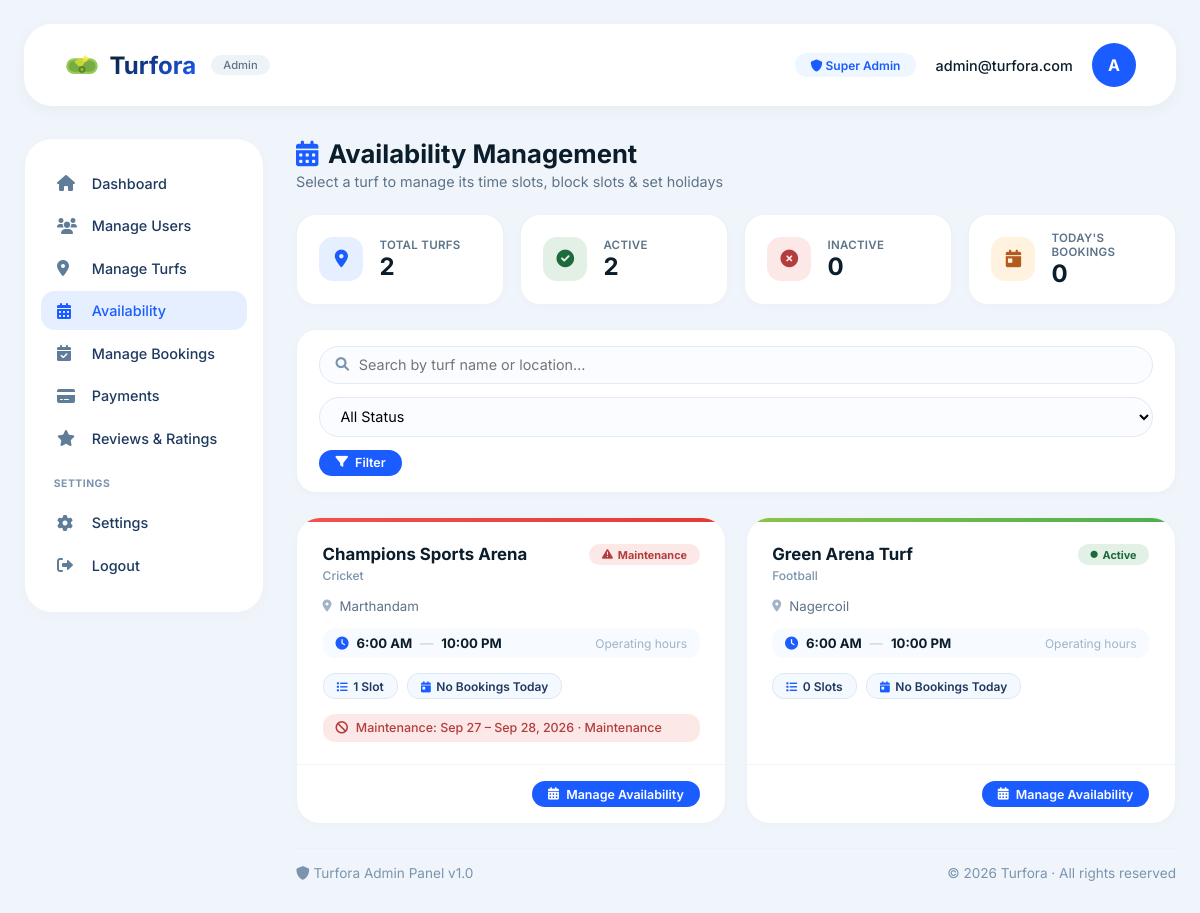
/admin_availability/, run on the app's committed database.
### turforaapp/models.py (models this page shows, shortened)
class Turf(models.Model):
    turf_name = models.CharField(max_length=100)
    location = models.CharField(max_length=100)
    turf_type = models.CharField(max_length=50)
    image = models.ImageField(upload_to='turf_images/', blank=True, null=True)
    description = models.TextField()
    price_per_hour = models.DecimalField(max_digits=10, decimal_places=2)
    available_facilities = models.TextField()
    rating = models.DecimalField(max_digits=3, decimal_places=1, default=0.0)
    address = models.CharField(max_length=255)
    opening_time = models.TimeField()
    closing_time = models.TimeField()
    is_active = models.BooleanField(default=True)

class TurfHoliday(models.Model):
    STATUS_CHOICES = [
        ('maintenance', 'Maintenance'),
        ('holiday', 'Holiday'),
        ('inactive', 'Inactive'),
    ]
    turf = models.ForeignKey(Turf, on_delete=models.CASCADE)
    start_date = models.DateField()
    end_date = models.DateField()
    status = models.CharField(max_length=20, choices=STATUS_CHOICES)
    reason = models.CharField(max_length=200)

### turforaapp/views.py (the view)
# urls.py: path('admin_availability/', views.admin_availability, name='admin_availability'),
def admin_availability(request):
    query = request.GET.get('q', '').strip()
    status_filter = request.GET.get('status', '').strip()
    turfs = Turf.objects.all().order_by('turf_name')
    if query:
        turfs = turfs.filter(
            Q(turf_name__icontains=query) |
            Q(location__icontains=query)
        )
    if status_filter == 'active':
        turfs = turfs.filter(is_active=True)
    elif status_filter == 'inactive':
        turfs = turfs.filter(is_active=False)
    today = timezone.localdate()
    turf_data = []
    for turf in turfs:
        slot_count = TurfSlot.objects.filter(turf=turf).count()
        bookings_today = Booking.objects.filter(turf=turf, booking_date=today).count()
        holiday_active = TurfHoliday.objects.filter(
            turf=turf,
            start_date__lte=today,
            end_date__gte=today
        ).first()
        turf_data.append({
            'turf': turf,
            'slot_count': slot_count,
            'bookings_today': bookings_today,
            'holiday': holiday_active,
        })
    total_turfs = Turf.objects.count()
    active_turfs = Turf.objects.filter(is_active=True).count()
    inactive_turfs = Turf.objects.filter(is_active=False).count()
    total_bookings_today = Booking.objects.filter(booking_date=today).count()
    context = {
        'turf_data': turf_data,
        'query': query,
        'status_filter': status_filter,
        'total_turfs': total_turfs,
        'active_turfs': active_turfs,
        'inactive_turfs': inactive_turfs,
        'total_bookings_today': total_bookings_today,
        'today': today,
    }
    return render(request, 'admin_availability.html', context)

### turforaapp/templates/admin_availability.html (shortened to what this page needs)
<!DOCTYPE html>
<html lang="en">
<head>
    <link rel="stylesheet" href="https://cdnjs.cloudflare.com/ajax/libs/font-awesome/6.0.0-beta3/css/all.min.css" />
</head>
<body>
    <div class="admin-wrapper">
        <header class="admin-header">
            <div class="logo">
                <span>Turfora</span>
                <small>Admin</small>
            </div>
            <div class="admin-info">
                <span class="badge"><i class="fas fa-shield-alt"></i> Super Admin</span>
                <span style="font-weight:500;font-size:0.9rem;">admin@turfora.com</span>
                <div class="avatar">A</div>
            </div>
        </header>
        <div class="dashboard-layout">
            <aside class="sidebar">
                <a href="{% url 'admin_dashboard' %}" class="menu-item"><i class="fas fa-home"></i> Dashboard</a>
                <a href="{% url 'manageusers' %}" class="menu-item"><i class="fas fa-users"></i> Manage Users</a>
                <a href="{% url 'manageturfs' %}" class="menu-item"><i class="fas fa-map-marker-alt"></i> Manage Turfs</a>
                <a href="{% url 'admin_availability' %}" class="menu-item active"><i class="fas fa-calendar-alt"></i> Availability</a>
                <a href="{% url 'managebookings' %}" class="menu-item"><i class="fas fa-calendar-check"></i> Manage Bookings</a>
                <a href="{% url 'managepayments' %}" class="menu-item"><i class="fas fa-credit-card"></i> Payments</a>
                <a href="{% url 'admin_reviews_ratings' %}" class="menu-item"><i class="fas fa-star"></i> Reviews & Ratings</a>
                <h4>settings</h4>
                <a href="#" class="menu-item"><i class="fas fa-cog"></i> Settings</a>
                <a href="#" class="menu-item"><i class="fas fa-sign-out-alt"></i> Logout</a>
            </aside>
            <div class="main-content">
                <div class="page-header">
                    <div>
                        <h2><i class="fas fa-calendar-alt"></i> Availability Management</h2>
                        <p class="subtitle">Select a turf to manage its time slots, block slots &amp; set holidays</p>
                    </div>
                </div>
                <div class="stat-strip">
                    <div class="stat-chip">
                        <div class="chip-icon blue">
                            <i class="fas fa-map-marker-alt"></i>
                        </div>
                        <div>
                            <div class="chip-label">Total Turfs</div>
                            <div class="chip-value">{{ total_turfs }}</div>
                        </div>
                    </div>
                    <div class="stat-chip">
                        <div class="chip-icon green">
                            <i class="fas fa-check-circle"></i>
                        </div>
                        <div>
                            <div class="chip-label">Active</div>
                            <div class="chip-value">{{ active_turfs }}</div>
                        </div>
                    </div>
                    <div class="stat-chip">
                        <div class="chip-icon red">
                            <i class="fas fa-times-circle"></i>
                        </div>
                        <div>
                            <div class="chip-label">Inactive</div>
                            <div class="chip-value">{{ inactive_turfs }}</div>
                        </div>
                    </div>
                    <div class="stat-chip">
                        <div class="chip-icon orange">
                            <i class="fas fa-calendar-day"></i>
                        </div>
                        <div>
                            <div class="chip-label">Today's Bookings</div>
                            <div class="chip-value">{{ total_bookings_today }}</div>
                        </div>
                    </div>
                </div>
                <form method="GET" action="{% url 'admin_availability' %}">
                    <div class="filter-bar">
                        <div class="search-wrap">
                            <i class="fas fa-search"></i>
                            <input
                                type="text"
                                name="q"
                                id="searchInput"
                                placeholder="Search by turf name or location…"
                                value="{{ query }}"
                                autocomplete="off"
                            />
                        </div>
                        <select name="status" id="statusFilter">
                            <option value="">All Status</option>
                        </select>
                        <button type="submit" class="btn btn-primary btn-sm">
                            <i class="fas fa-filter"></i> Filter
                        </button>
                    </div>
                </form>
                {% if turf_data %}
                <div class="turf-grid">
                    {% for item in turf_data %}
                    {% with turf=item.turf %}
                    <div class="turf-card">
                        {% if item.holiday %}
                        <div class="card-stripe stripe-holiday"></div>
                        {% elif turf.is_active %}
                        <div class="card-stripe stripe-active"></div>
                        {% else %}
                        <div class="card-stripe stripe-inactive"></div>
                        {% endif %}
                        <div class="card-body">
                            <div class="card-top">
                                <div>
                                    <div class="turf-name">{{ turf.turf_name }}</div>
                                    <div class="turf-type">{{ turf.turf_type }}</div>
                                </div>
                                {% if item.holiday %}
                                <span class="status-badge badge-holiday">
                                    <i class="fas fa-exclamation-triangle"></i>
                                    {{ item.holiday.get_status_display }}
                                </span>
                                {% elif turf.is_active %}
                                <span class="status-badge badge-active">
                                    <i class="fas fa-circle" style="font-size:0.45rem;"></i>
                                    Active
                                </span>
                                {% else %}
                                <span class="status-badge badge-inactive">
                                    <i class="fas fa-circle" style="font-size:0.45rem;"></i>
                                    Inactive
                                </span>
                                {% endif %}
                            </div>
                            <div class="card-meta">
                                <i class="fas fa-map-marker-alt"></i>
                                {{ turf.location }}
                            </div>
                            <div class="card-hours">
                                <i class="fas fa-clock"></i>
                                <strong>{{ turf.opening_time|time:"g:i A" }}</strong>
                                <span style="color:#c0ccd8;">—</span>
                                <strong>{{ turf.closing_time|time:"g:i A" }}</strong>
                                <span style="color:#a0b4c8;margin-left:auto;font-size:0.75rem;">Operating hours</span>
                            </div>
                            <div class="card-chips">
                                <span class="info-chip">
                                    <i class="fas fa-list"></i>
                                    {{ item.slot_count }} Slot{{ item.slot_count|pluralize }}
                                </span>
                                {% if item.bookings_today > 0 %}
                                <span class="info-chip orange">
                                    <i class="fas fa-calendar-day"></i>
                                    {{ item.bookings_today }} Booking{{ item.bookings_today|pluralize }} Today
                                </span>
                                {% else %}
                                <span class="info-chip">
                                    <i class="fas fa-calendar-day"></i>
                                    No Bookings Today
                                </span>
                                {% endif %}
                            </div>
                            {% if item.holiday %}
                            <div class="holiday-notice">
                                <i class="fas fa-ban"></i>
                                {{ item.holiday.get_status_display }}: {{ item.holiday.start_date|date:"M j" }} – {{ item.holiday.end_date|date:"M j, Y" }}
                                {% if item.holiday.reason %} · {{ item.holiday.reason }}{% endif %}
                            </div>
                            {% endif %}
                        </div>
                        <div class="card-footer">
                            <a href="{% url 'turf_availability' turf.id %}" class="btn btn-primary btn-sm" id="manage-availability-{{ turf.id }}">
                                <i class="fas fa-calendar-alt"></i>
                                Manage Availability
                            </a>
                        </div>
                    </div>
                    {% endwith %}
                    {% endfor %}
                </div>
                {% endif %}
                <div style="display:flex;justify-content:space-between;flex-wrap:wrap;gap:1rem;padding:1rem 0 0.5rem;border-top:1px solid #edf2f7;color:#7a94af;font-size:0.85rem;">
                    <span><i class="fas fa-shield-alt"></i> Turfora Admin Panel v1.0</span>
                    <span>© 2026 Turfora · All rights reserved</span>
                </div>
            </div>
        </div>
    </div>
</body>
</html>

### data on the page
Turf: turf.turf_name "Champions Sports Arena", turf.turf_type "Cricket", holiday.status "Maintenance", turf.location "Marthandam", turf.opening_time "6:00 AM", turf.closing_time "10:00 PM", slot_count "1", holiday.start_date "Sep 27", holiday.end_date "Sep 28, 2026", holiday.reason "Maintenance"
Turf: is_active True (drawn), turf.turf_name "Green Arena Turf", turf.turf_type "Football", turf.location "Nagercoil", turf.opening_time "6:00 AM", turf.closing_time "10:00 PM", slot_count "0"

### other printed values
{{ total_turfs }} "2"
{{ active_turfs }} "2"
{{ inactive_turfs }} "0"
{{ total_bookings_today }} "0"
